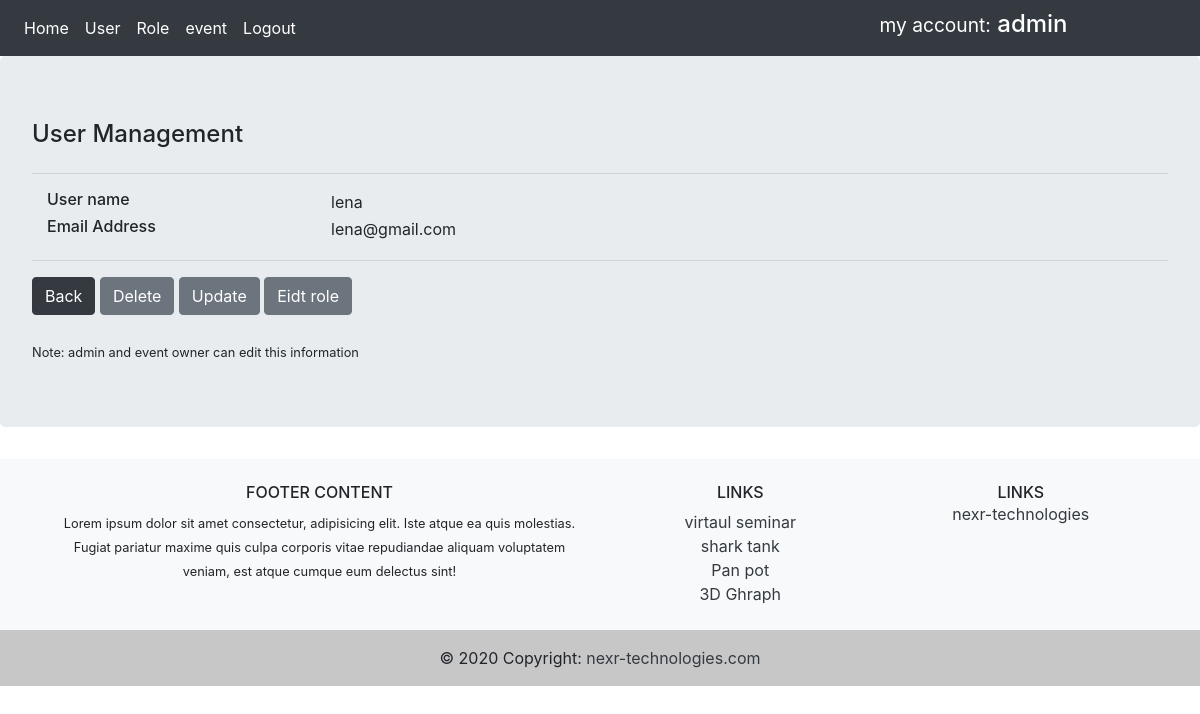
Screenshot of /user/2 (signed in) with the database file from the repository.
### app/models.py (models this page shows, shortened)
class User(db.Model, UserMixin):
    id = db.Column(db.Integer, primary_key=True)
    username = db.Column(db.String(30), unique=True, nullable=False)
    email = db.Column(db.String(60), unique=True, nullable=False)
    password = db.Column(db.String(60), nullable=False)
    events = db.relationship('Event', backref='eventowner', lazy=True)
    roles = db.relationship('Role', backref='roleuser', lazy=True)

### app/routes.py (the view)
@app.route('/user/<int:user_id>', methods=['GET', 'POST'])
@login_required
def userdetail(user_id):
    users = User.query.get_or_404(user_id)
    return render_template('userdetail.html', form=users)

### app/models.py (called while the page is built)
@login_manager.user_loader
def load_user(user_id):
    return User.query.get(int(user_id))

### app/templates/userdetail.html (shortened to what this page needs)
{% extends 'base.html' %}
{% block content %}
<div class="container">
    <div class="row">
        <div>
            <h4> User Management</h4>
        </div>
    </div>
</div>
<hr />
<form action="" method="post">
    <div class="container">
        <div class="row">
            <div class="col-3">
                <h6> User name</h6>
            </div>
            <div class="col-sm">
                {{ form.username }}
            </div>
        </div>
        <div class="row">
            <div class="col-3">
                <h6>  Email Address </h6>
            </div>
            <div class="col-sm">
                {{ form.email }}
            </div>
        </div>
    </div>
    <hr />
    {% if current_user.username == 'admin' %}
        <a href="{{ url_for('users') }}" class="btn btn-dark">   Back   </a>
    <a href="{{ url_for('user_delete', user_id=form.id) }}" class="btn btn-secondary">Delete</a>
    <a href="{{ url_for('user_update', user_id=form.id) }}" class="btn btn-secondary">Update</a>
    <a href="{{ url_for('user_role', user_id=form.id) }}" class="btn btn-secondary">Eidt role</a>
    <br>
    <br>
    <small> Note: admin and event owner can edit this information </small>
    {% endif %}
</form>
{% endblock %}

### app/templates/include/navbar.html
<nav class="navbar navbar-expand-lg navbar-dark bg-dark">
    <div class="navbar-nav">
        <a class="nav-item nav-link active" href="{{ url_for('home') }}">Home</a>
        {% if current_user.is_authenticated %}
        {% if current_user.username == "admin"  %}
        <a class="nav-item nav-link active" href="{{ url_for('users') }}">User</a>
        <a class="nav-item nav-link active" href="{{ url_for('rolename') }}">Role</a>
        {% endif %}
        <a class="nav-item nav-link active" href="{{ url_for('event') }}">event</a>
        <a class="nav-item nav-link active" href="{{ url_for('logout') }}">Logout</a>
        {% else %}
        <a class="nav-item nav-link active" href="{{ url_for('login') }}">Login</a>
        {% endif %}
    </div>
    <div class="col-md-8 text-right">
        <h4 class="text-white bg-dark">  <small class="text-white bg-dark"> my account:</small> {{ current_user.username }}</h4>
    </div>
</nav>

### rows the page displays
User: username "admin"
User: username "lena", email "lena@gmail.com"
